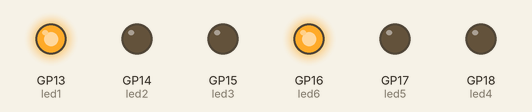
Bench run of a program on a simulated Raspberry Pi Pico running MicroPython. Shown: output pins drawn as LEDs (lit = HIGH).

Above: at 2.5 s.
At 7.5 s:
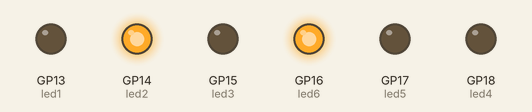
At 12.5 s:
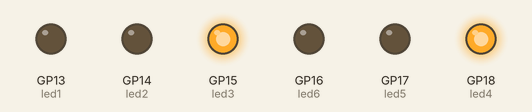
At 17.5 s:
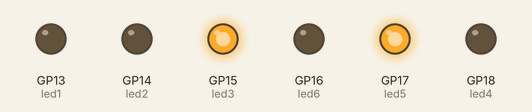
Timing chart, 0 to 26.0 s (numbered marks = the images above):
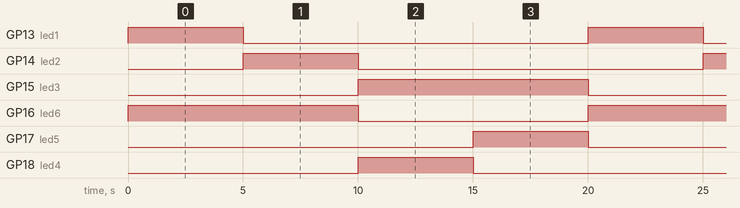

The program:

Traffic_light.py
```python
from machine import Pin
from utime import sleep

led1 = Pin(13, Pin.OUT)
led2 = Pin(14, Pin.OUT)
led3 = Pin(15, Pin.OUT)
led4 = Pin(18, Pin.OUT)
led5 = Pin(17, Pin.OUT)
led6 = Pin(16, Pin.OUT)
while True:
    led1.value(1)
    led6.value(1)
    sleep(5)
    led2.value(1)
    led1.value(0)
    sleep(5)
    led3.value(1)
    led4.value(1)
    led6.value(0)
    led2.value(0)
    sleep(5)
    led5.value(1)
    led4.value(0)
    sleep(5)
    led1.value(0)
    led2.value(0)
    led3.value(0)
    led4.value(0)
    led5.value(0)
    led6.value(0)
```

Measured:
- by itself, GP13 (led1), GP14 (led2), GP17 (led5), GP18 (led4): alternates HIGH for 5.0 s and LOW for 15.0 s
- by itself, GP15 (led3), GP16 (led6): alternates HIGH for 10.0 s and LOW for 10.0 s
- by itself, everything shown: repeats every 20.0 s, in 4 steps
